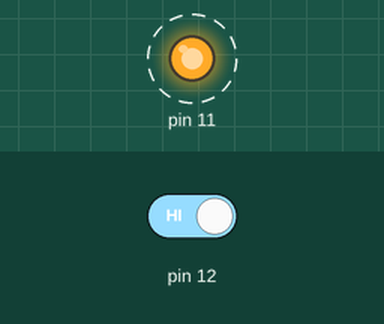
Recording of a sketch running on a simulated Arduino Uno, built with avr-gcc and run on an emulated ATmega328P. On the bench: output pins drawn as LEDs (lit = HIGH). Dashed ring = blinking. The inputs (shaded band) are chosen by the test bench; at power-on: pin 12 HIGH.

Above: at 1.25 s.
1.3 s: pin 12 driven LOW
At 2.4 s:
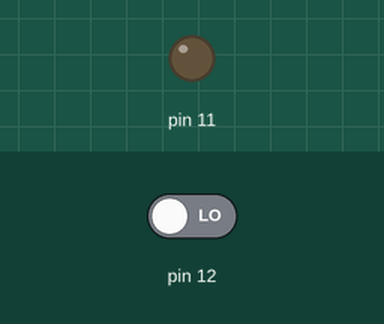
2.8 s: pin 12 driven HIGH
At 3.05 s:
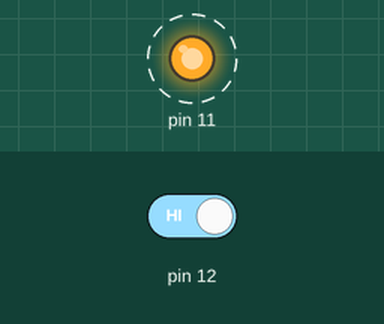
Timing chart, 0 to 11.8 s (numbered marks = the images above; inputs shaded):
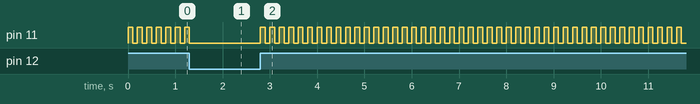

Measured:
- after the input at 1.3 s, pin 11: goes on until 1.3 s, then stays LOW
- after the input at 2.8 s, pin 11: alternates HIGH for 0.10 s and LOW for 0.10 s, starting at once
- by itself, pin 11: alternates HIGH for 0.10 s and LOW for 0.10 s

The sketch:

02-Button.ino
```cpp
int a = 0;
void setup() {
  pinMode(12, INPUT);
  pinMode(11, OUTPUT);
}

void loop() {
  a = digitalRead(12);
  if (a == 0) {
    digitalWrite(11, 0);
  }
  else {
    digitalWrite(11, 1);
    delay(100);
    digitalWrite(11, 0);
    delay(100);
  }
}
```
